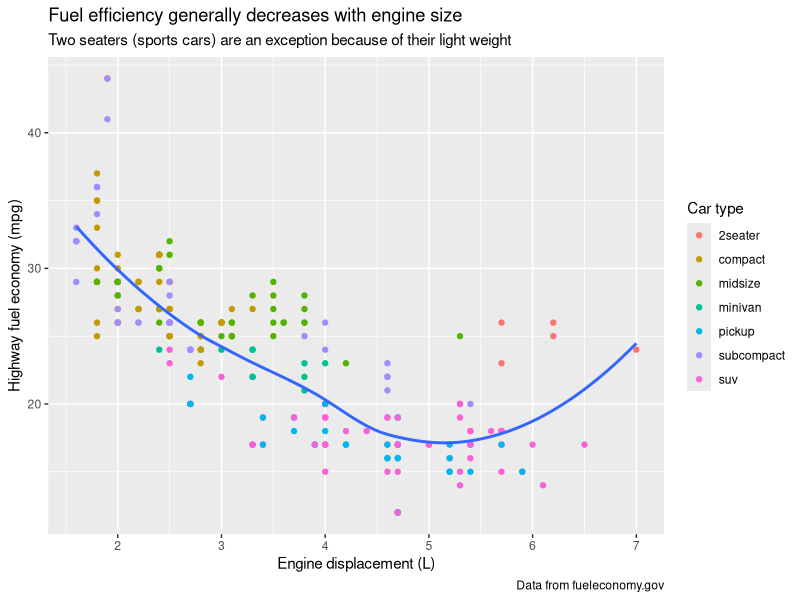
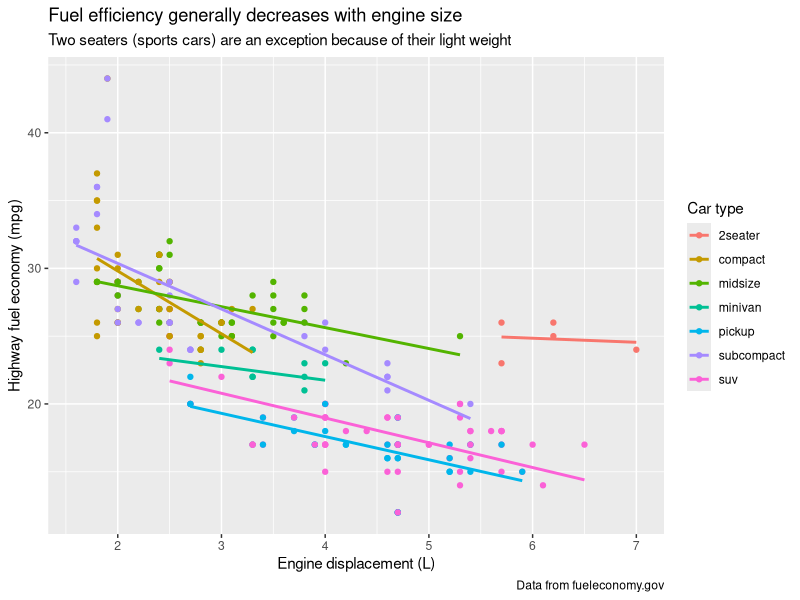
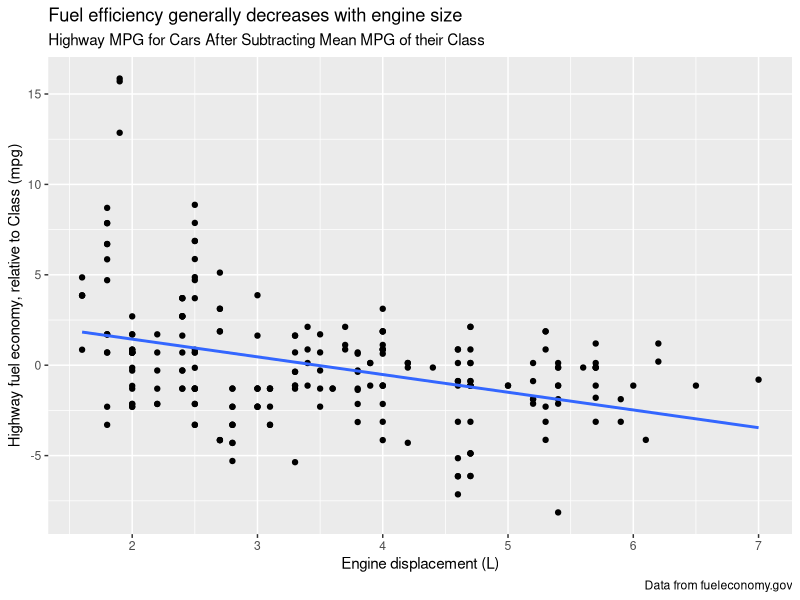
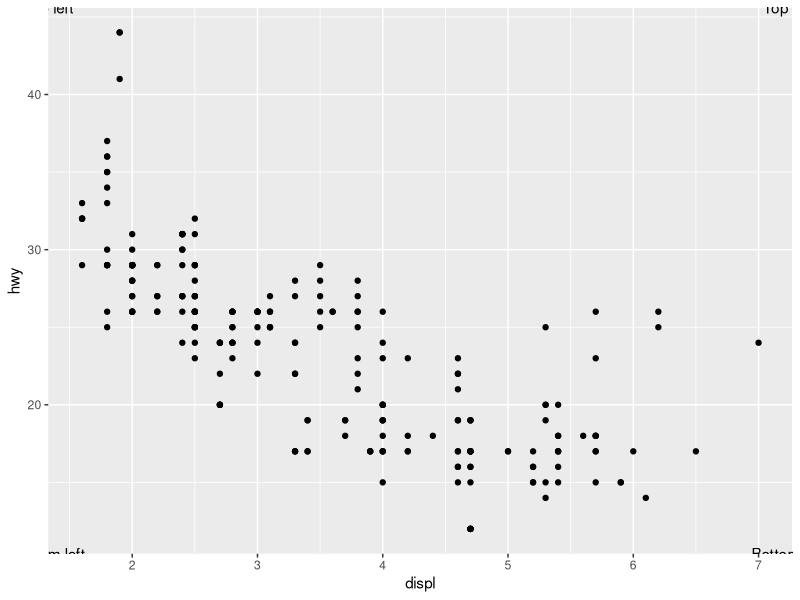
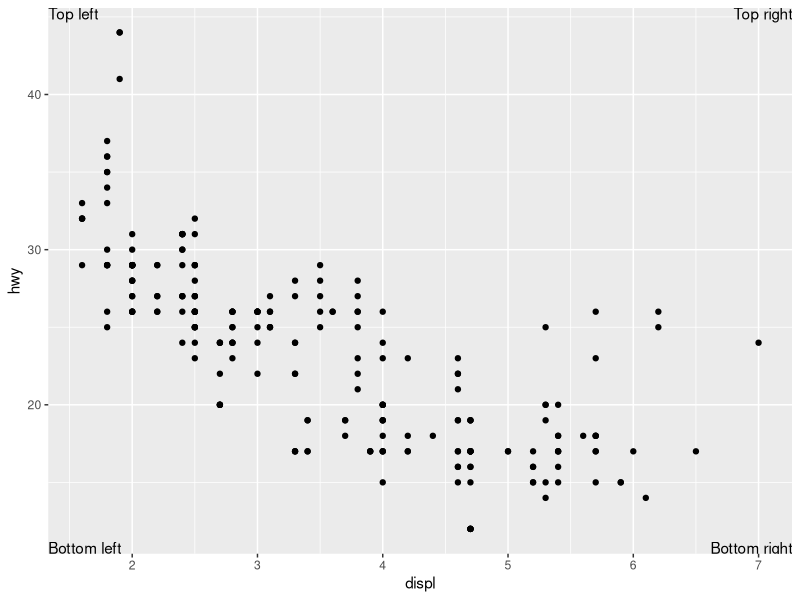
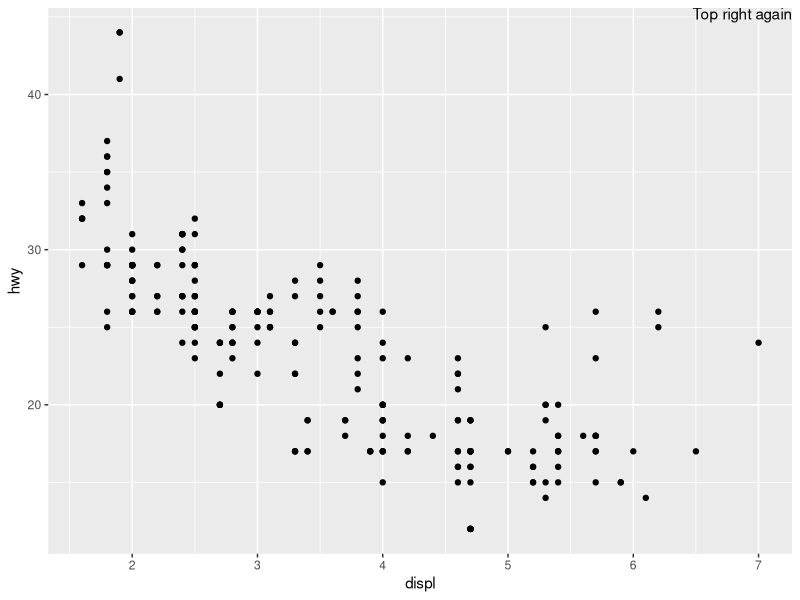

These charts were generated, in order, by the following R code: (Note: this script raises an error after producing the figures.)
## ---- chunk 1
library("tidyverse")
library("modelr")
library("lubridate")
## ---- chunk 2
ggplot(mpg, aes(displ, hwy)) +
  geom_point(aes(colour = class)) +
  geom_smooth(se = FALSE) +
  labs(
    title = "Fuel efficiency generally decreases with engine size",
    subtitle = "Two seaters (sports cars) are an exception because of their light weight",
    caption = "Data from fueleconomy.gov",
    x = "Engine displacement (L)",
    y = "Highway fuel economy (mpg)",
    colour = "Car type"
  )
## ---- chunk 3
ggplot(mpg, aes(displ, hwy, colour = class)) +      # ADD: `colour = class` to get multiple lines
  geom_point(aes(colour = class)) +
  geom_smooth(method = "lm", se = FALSE) +          # ADD: `method = "lm"` to get straight lines
  labs(
    title = "Fuel efficiency generally decreases with engine size",
    subtitle = "Two seaters (sports cars) are an exception because of their light weight",
    caption = "Data from fueleconomy.gov",
    x = "Engine displacement (L)",
    y = "Highway fuel economy (mpg)",
    colour = "Car type"
  )
## ---- chunk 4
mod <- lm(hwy ~ class, data = mpg)             # model based on fuel economy for Class (Car type)
mpg %>%
  add_residuals(mod) %>%
  ggplot(aes(displ, resid)) +                  # `resid` is default column name for residuals
  geom_point() +
  geom_smooth(method = "lm", se = FALSE) +
  labs(
    title = "Fuel efficiency generally decreases with engine size",
    subtitle = "Highway MPG for Cars After Subtracting Mean MPG of their Class",
    caption = "Data from fueleconomy.gov",
    x = "Engine displacement (L)",
    y = "Highway fuel economy, relative to Class (mpg)"
  )
## ---- chunk 5
label_bottomleft <- tibble(displ = -Inf, hwy = -Inf, label = "Bottom left")
label_topleft <- tibble(displ = -Inf, hwy = Inf, label = "Top left")
label_topright <- tibble(displ = Inf, hwy = Inf, label = "Top right")
label_bottomright <- tibble(displ = Inf, hwy = -Inf, label = "Bottom right")

# (Based on plot used near end of s28.3.) This places the text ok, but it's mostly off-screen :
ggplot(mpg, aes(displ, hwy)) +
  geom_point() +
  geom_text(aes(label = label), data = label_bottomleft) +
  geom_text(aes(label = label), data = label_topleft) +
  geom_text(aes(label = label), data = label_topright) +
  geom_text(aes(label = label), data = label_bottomright)

# This is longer, but justifies the text, so that it's all readable :
ggplot(mpg, aes(displ, hwy)) +
  geom_point() +
  geom_text(aes(label = label), data = label_bottomleft, hjust = "left", vjust = "bottom") +
  geom_text(aes(label = label), data = label_topleft, hjust = "left", vjust = "top") +
  geom_text(aes(label = label), data = label_topright, hjust = "right", vjust = "top") +
  geom_text(aes(label = label), data = label_bottomright, hjust = "right", vjust = "bottom")
## ---- chunk 6
?ggplot2::annotate

# "This function adds geoms to a plot, but unlike typical a geom function, the properties of the geoms are not mapped from variables of a data frame, but are instead passed in as vectors. This is useful for adding small annotations (such as text labels) or if you have your data in vectors, and for some reason don't want to put them in a data frame" -- Help
## ---- chunk 7
ggplot(mpg, aes(displ, hwy)) +                           # same as before
  geom_point() +                                         # same as before
  annotate("text", x = Inf, y = Inf,                     # instead of `geom_text()`
           label = "Top right again", vjust = "top", hjust = "right"
           )
## ---- chunk 8
?geom_label

# "`geom_text` adds text directly to the plot. `geom_label` draws a rectangle behind the text, making it easier to read" -- Help
## ---- chunk 9
?grid::arrow

# "Produces a description of what arrows to add to a line. The result can be passed to a function that draws a line, eg. `grid.lines`" -- Help
## ---- chunk 10
ggplot(df, aes(x, y)) +
  geom_hex() +
  scale_colour_gradient(low = "white", high = "red") +             # COLOUR
  coord_fixed()
## ---- chunk 11
# df <- tibble(
#   x = rnorm(10000),
#   y = rnorm(10000)
# )

ggplot(df, aes(x, y)) +
  geom_hex() +
  scale_fill_gradient(low = "white", high = "red") +               # FILL
  coord_fixed()
## ---- chunk 12
?scale_x_continuous
# [The first argument is `name`,] "the name of the scale. Used as axis or legend title. If NULL, the default, the name of the scale is taken from the first mapping used for that aesthetic" -- Help

?labs
# [The arguments are] "A list of new name-value pairs. The name should either be an aesthetic, or one of 'title', 'subtitle', or 'caption' -- Help
## ---- chunk 13
ggplot(diamonds, aes(carat, price)) +
  geom_point(aes(colour = cut), alpha = 1/20)
## ---- chunk 14
ggplot(diamonds, aes(carat, price)) +                                  # no change
  geom_point(aes(colour = cut), alpha = 1/20)  +                       # no change
  guides(colour = guide_legend(override.aes = list(alpha = 1)))        # `alpha = 1`
